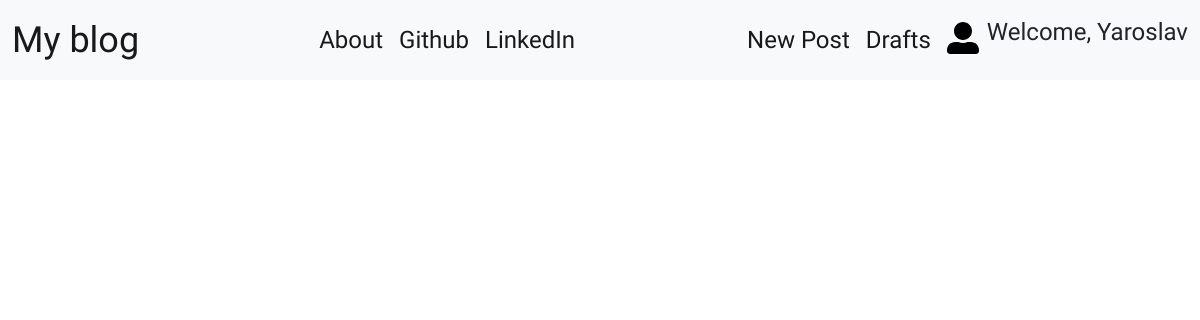
The page /drafts/ (signed in) on the database as committed earlier.
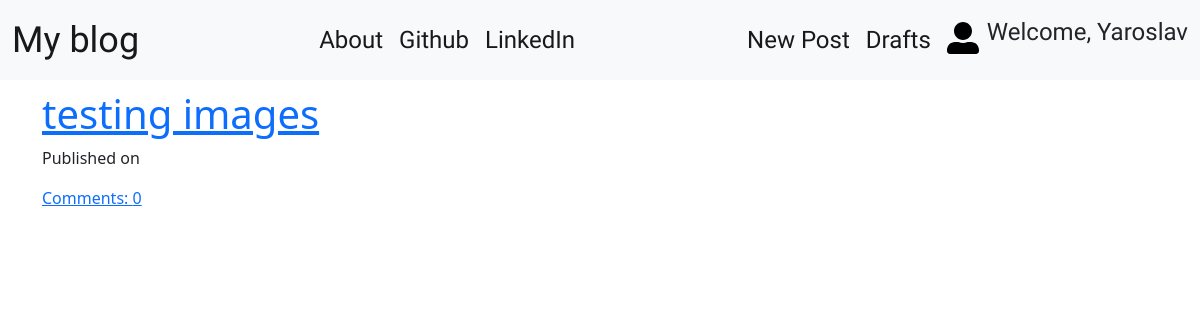
The same page on the database as committed later.
### blog/models.py (models this page shows, shortened)
class Post(models.Model):
    author = models.ForeignKey('auth.User', on_delete=models.CASCADE)
    title = models.CharField(max_length=200)
    text = models.TextField()
    create_date = models.DateTimeField(default=timezone.now)
    published_date = models.DateTimeField(blank=True, null=True)
    def approve_comments(self):
        return self.comments.filter(approved_comment=True)

### blog/views.py (the view)
# urls.py: path('drafts/', views.DraftListView.as_view(), name='post_draft_list'),
class DraftListView(LoginRequiredMixin, ListView):
    login_url = '/login/'
    redirect_field_name = 'blog/post_list.html'
    model = Post
    def get_queryset(self):
        return Post.objects.filter(published_date__isnull=True).order_by('create_date')

### blog/templates/blog/post_list.html
{% extends 'blog/base.html' %}
{% block content %}
<div class="centerstage">
    {% for post in post_list %}
    <div class="post">
        <h1><a href="{% url 'post_detail' pk=post.pk %}">{{ post.title }}</a></h1>
        <div class="date">
            <p>Published on {{ post.published|date:"D M Y" }}</p>
        </div>
        <a href="{% url 'post_detail' pk=post.pk %}">Comments: {{ post.approve_comments.count }}</a>
    </div>
    {% endfor %}
</div>
{% endblock %}

Rows that differ between the two databases and show on the page:
added Post: title "testing images", approve_comments.count "0"
